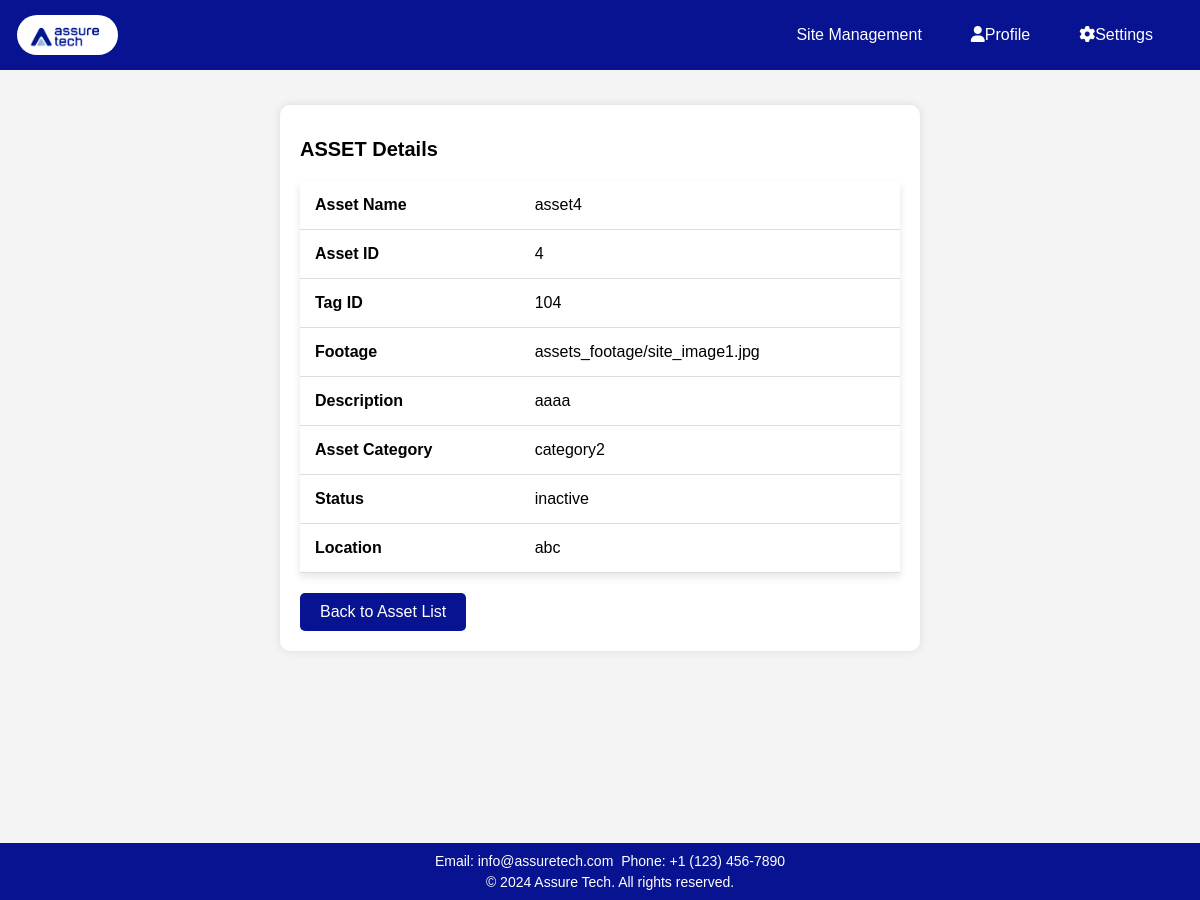
The page /asset_details/4/ on the database its author committed.
### app1/models.py (models this page shows, shortened)
class Asset(models.Model):
    asset_id = models.IntegerField(unique=True)
    picture = models.ImageField(upload_to='asset_pictures/', blank=True, null=True)
    asset_name = models.CharField(max_length=255)
    tag_id = models.IntegerField(unique=True)
    footage = models.ImageField(upload_to='assets_footage/', blank=True, null=True,verbose_name= 'Footage')
    description = models.CharField(max_length=500)
    asset_category = models.CharField(max_length=50)
    STATUS_CHOICES = [
        ('active', 'Active'),
        ('inactive', 'Inactive'),
    ]
    status = models.CharField(max_length=50, choices=STATUS_CHOICES)
    location = models.CharField(max_length=100)
    time_log = models.DateTimeField(auto_now=True)

### app1/views.py (the view)
# urls.py: path('asset_details/<int:asset_id>/', views.asset_details, name='asset_details'),
def asset_details(request, asset_id):
    asset = get_object_or_404(Asset, asset_id=asset_id)
    return render(request, 'app1/view_asset.html', {'asset': asset})

### app1/templates/app1/view_asset.html (shortened to what this page needs)
<!DOCTYPE html>
<html lang="en">
<head>
    {% load static %}
    <link rel="stylesheet" href="https://cdnjs.cloudflare.com/ajax/libs/font-awesome/6.0.0/css/all.min.css">
</head>
<body>
    <header>
        <a class="logo" href="#"><img src="{% static 'app1/images/logo.jpg' %}" alt="Logo"></a>
        <nav class="nav">
            <div class="dropdown">
                <a href="{% url 'sites' %}">Site Management</a>
            </div>
            <div class="dropdown">
                <a href="#" class="dropbtn"><i class="fas fa-user"></i>Profile</a>
            </div>
            <div class="dropdown">
                <a href="#" class="dropbtn"><i class="fas fa-cog"></i>Settings</a>
            </div>
        </nav>
    </header>
    <div class="content asset-details">
        <h1>ASSET Details</h1>
        <table>
            <tr>
                <td><strong>Asset Name</strong></td>
                <td>{{ asset.asset_name }}</td>
            </tr>
            <tr>
                <td><strong>Asset ID</strong></td>
                <td>{{ asset.asset_id }}</td>
            </tr>
            <tr>
                <td><strong>Tag ID</strong></td>
                <td>{{ asset.tag_id }}</td>
            </tr>
            <tr>
                <td><strong>Footage</strong></td>
                <td>{{ asset.footage }}</td>
            </tr>
            <tr>
                <td><strong>Description</strong></td>
                <td>{{ asset.description }}</td>
            </tr>
            <tr>
                <td><strong>Asset Category</strong></td>
                <td>{{ asset.asset_category }}</td>
            </tr>
            <tr>
                <td><strong>Status</strong></td>
                <td>{{ asset.status }}</td>
            </tr>
            <tr>
                <td><strong>Location</strong></td>
                <td>{{ asset.location }}</td>
            </tr>
        </table>
        <a href="{% url 'asset_site' %}" class="back-link">Back to Asset List</a>
    </div>
    <footer>
        <p>Email: info@assuretech.com</p>
        <p>Phone: +1 (123) 456-7890</p>
        <div class="footer-bottom">
            <p>&copy; 2024 Assure Tech. All rights reserved.</p>
        </div>
    </footer>
</body>
</html>

### app1/templates/app1/view_asset.html (style rules this page uses)
body { font-family: 'Verdana', sans-serif; width: 100%; margin: 0; padding-top: 10vh; background: #f4f4f4; box-sizing: border-box; height: 900px; }
header { background-color: #071390; color: white; text-align: center; padding: 15px 0; position: fixed; top: 0; width: 100%; z-index: 1000; display: flex; justify-content: space-between; align-items: center; }
.nav { display: flex; align-items: center; margin-right: 10px; }
.logo img { max-height: 40px; margin-left: 17px; float: left; border-radius: 20px; }
.nav a { padding: 10px 12px; color: white; text-decoration: none; display: inline-block; margin-right: 25px; }
.dropdown { display: inline-block; }
.content { flex-grow: 1; padding: 20px; margin-top: 60px; }
.asset-details { background-color: #ffffff; padding: 20px; border-radius: 10px; box-shadow: 0 0 10px rgba(0, 0, 0, 0.1); max-width: 600px; margin: auto; margin-top: 25px; }
.asset-details table { width: 100%; border-collapse: collapse; margin-top: 20px; box-shadow: 0 4px 8px rgba(0, 0, 0, 0.1); }
.asset-details th, .asset-details td { padding: 15px; text-align: left; border-bottom: 1px solid #dddddd; }
.back-link { display: inline-block; margin-top: 20px; text-decoration: none; color: white; background-color: #071390; padding: 10px 20px; border-radius: 5px; }
h1 { font-size: 20px; }
footer { position: fixed; bottom: 0; width: 100%; background-color: #071390; color: white; text-align: center; padding: 10px; z-index: 1000; font-size: 14px; }
footer h4, footer p { white-space: nowrap; margin: 0; padding: 2px; display: inline; }
.footer-bottom { white-space: nowrap; padding-top: 5px; }
.footer-bottom p { margin: 0; }

### rows shown on the page
Asset: asset_name "asset4", asset_id "4", tag_id "104", footage "assets_footage/site_image1.jpg", description "aaaa", asset_category "category2", status "inactive", location "abc"
